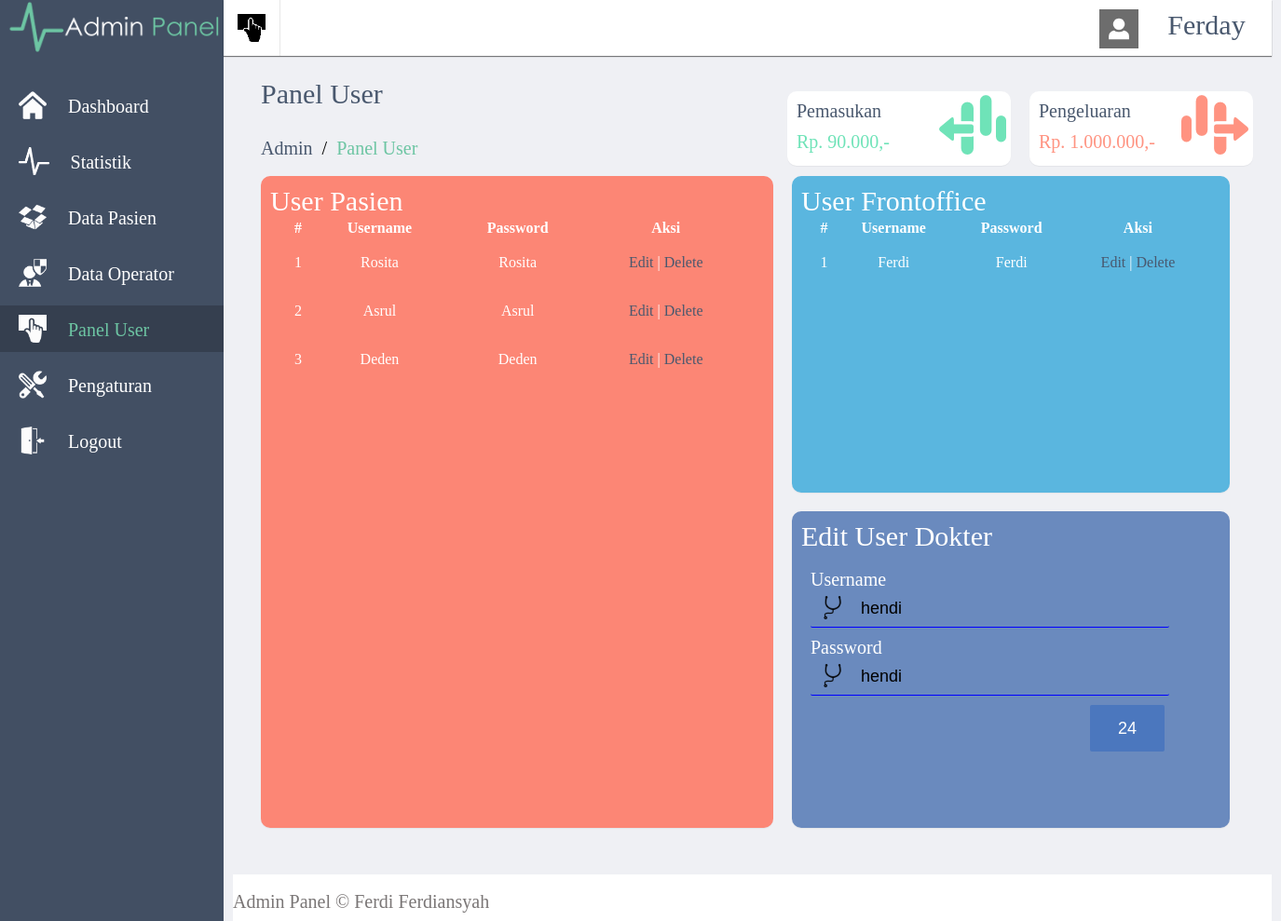
The app's page /p/admin/editpaneldokter.php?idpasien=24 (signed in) with its own data.
### tables this page shows
CREATE TABLE IF NOT EXISTS `user` (
  `no` int(11) NOT NULL AUTO_INCREMENT,
  `userid` varchar(50) NOT NULL,
  `password` varchar(50) NOT NULL,
  `level` varchar(50) NOT NULL,
  PRIMARY KEY (`no`)
);

### p/admin/editpaneldokter.php (the view, shortened to what this page needs)
<?php
$id = (int) $_GET['idpasien'];
$sql = "select * from user where no='$id'";
$result = mysql_query($sql);
$tampil = mysql_fetch_array($result);
?>
<html>
<head>
	<link rel="stylesheet" type="text/css" href="style.css">
</head>
<body>
	<div id='wrapper'>
		<div id='menukiri'>
		<center><img src="img/logo.png" height='60'></center><br>
		<a href="index.php"><div class='menu'>
			<img src="img/house.png" height='30' align='left' style='margin-left:20px;margin-top:10px;'>
			<font class='sk' style='margin-left:20px;margin-top:15px;display:inline-block;'>Dashboard</font>
		</div>
		</a>
		<a href="statistik.php">
		<div class='menu'>
			<img src="img/statistik.png" height='30' align='left' style='margin-left:20px;margin-top:10px;'>
			<font class='sk' style='margin-left:20px;margin-top:15px;display:inline-block;'>Statistik</font>
		</div>
		</a>
		<a href="pasien.php">
		<div class='menu'>
			<img src="img/data.png" height='30' align='left' style='margin-left:20px;margin-top:10px;'>
			<font class='sk' style='margin-left:20px;margin-top:15px;display:inline-block;'>Data Pasien</font>
		</div>
		</a>
		<a href="dataop.php">
		<div class='menu'>
			<img src="img/frontoffice.png" height='30' align='left' style='margin-left:20px;margin-top:10px;'>
			<font class='sk' style='margin-left:20px;margin-top:15px;display:inline-block;'>Data Operator</font>
		</div>
		</a>
		<a href="paneluser.php">
		<div class='menu-active'>
			<img src="img/panel.png" height='30' align='left' style='margin-left:20px;margin-top:10px;'>
			<font class='sk' style='margin-left:20px;margin-top:15px;display:inline-block;'>Panel User</font>
		</div>
		</a>
		<a href="#">
		<div class='menu'>
			<img src="img/setting.png" height='30' align='left' style='margin-left:20px;margin-top:10px;'>
			<font class='sk' style='margin-left:20px;margin-top:15px;display:inline-block;'>Pengaturan</font>
		</div>
		</a>
		<a href="../../login.php?op=out">
		<div class='menu'>
			<img src="img/logout.png" height='30' align='left' style='margin-left:20px;margin-top:10px;'>
			<font class='sk' style='margin-left:20px;margin-top:15px;display:inline-block;'>Logout</font>
		</div>
		</a>
		</div>
		<div id='menuatas'>
		<a href="#">
		<div id='sub-panel'>
		</div>
		</a>
		<a href='#'>
		<div id='user'>
		<img src="img/profil.png" height='70%' align='left' style='margin-top:10px;margin-left:15px;'>
		<font class='k' style='margin-top:10px;display:inline-block;text-transform:capitalize;'><?php echo $_SESSION['userid'];?></font>
		</div>
		</a>
	</div>
		<article>
			<br><br><br>
			<font class='k' style='padding:30px;display:inline-block;color:#49586E;'>Panel User</font><br>
			<font class='sk' style='margin-left:30px;display:inline-block;'><a href='#'>Admin</a>&nbsp;&nbsp;/&nbsp;&nbsp;<font class='sk' style='color:#6DC5A3;'>Panel User</font></font>
			<div id='info'>
				<font class='sk' style='padding:10px;display:inline-block;color:#49586E;'>Pengeluaran</font>
				<img src="img/pengeluaran.png" align='right' style='margin-right:5px;'>
				<font style='font-size:20px;margin-top:-10px;padding:10px;display:inline-block;color:#FF9381;'>Rp. 1.000.000,-</font>
			</div>
			<div id='info'>
				<font class='sk' style='padding:10px;display:inline-block;color:#49586E;'>Pemasukan</font>
				<img src="img/pemasukan.png" align='right' style='margin-right:5px;'>
				<font style='font-size:20px;margin-top:-10px;padding:10px;display:inline-block;color:#6FE3B8;'>Rp. 90.000,-</font>
			</div>
			<br><br>
			<div id='pasien'>
				<font class='k' style='color:white;display:inline-block;margin-top:10px;margin-left:10px;'>User Pasien</font><br>
				<center>
					<table class="tabeluser">
                            <thead>
                            <tr>
                                <th>#</th>
                                <th>Username</th>
                                <th>Password</th>
                                <th>Aksi</th>
                            </tr>
                            </thead>
                            <tbody>
					 <?php
    					$query = mysql_query("select * from user where level='pasien'");
    					$no = 1;
    					while ($data = mysql_fetch_array($query)) {
    				?>
                            <tr>
                                <td><?php echo $no; ?></td>
                                <td><?php echo $data['userid']; ?></td>
                                <td><?php echo $data['password']; ?></td>
                                <td><a href="editpanelpasien.php?idpasien=<?php echo $data['no'];?>">Edit</a> | <a href="deletepanelpasien.php?idpasien=<?php echo $data['no']; ?>">Delete</a></td>
                            </tr>
                            </tbody>
                        <?php
                        $no++;
                         } ?>
                         </table>
                        </center>
			</div>
			<div id='frontoffice'>
				<font class='k' style='color:white;display:inline-block;margin-top:10px;margin-left:10px;'>User Frontoffice</font><br>
				<center>
					<table class="tabeluser">
                            <thead>
                            <tr>
                                <th>#</th>
                                <th>Username</th>
                                <th>Password</th>
                                <th>Aksi</th>
                            </tr>
                            </thead>
                            <tbody>
					 <?php
    					$query = mysql_query("select * from user where level='frontoffice'");
    					$no = 1;
    					while ($data = mysql_fetch_array($query)) {
    				?>
                            <tr>
                                <td><?php echo $no; ?></td>
                                <td><?php echo $data['userid']; ?></td>
                                <td><?php echo $data['password']; ?></td>
                                <td><a href="editpanelfrontoffice.php?idpasien=<?php echo $data['no'];?>">Edit</a> | <a href="delete.php?idpasien=<?php echo $data['no']; ?>">Delete</a></td>
                            </tr>
                            </tbody>
                        <?php
                        $no++;
                         } ?>
                         </table>
                        </center>
			</div>
			<div id='dokter'>
				<font class='k' style='color:white;display:inline-block;margin-top:10px;margin-left:10px;'>Edit User Dokter</font><br>
				<br>
				<form action='' method='post'>
					<font class='sk' style='color:white;display:inline-block;margin-left:20px;'>Username</font><br>
					<input type='text' name='username' id='lainlain' value='<?php echo $tampil['userid']; ?>'><br>
					<font class='sk' style='color:white;display:inline-block;margin-left:20px;'>Password</font><br>
					<input type='text' name='password' id='lainlain' value='<?php echo $tampil['password']; ?>'><br>
					<input type='submit' id='submit' name='id' value="<?php echo $tampil['no']; ?>"><br>
				</form>
			</div>
			<footer>
				<br><font class='sk' style='color:#7A7676;'> Admin Panel &copy; Ferdi Ferdiansyah</font>
			</footer>
		</article>
	</div>
</body>
</html>

### p/admin/style.css (style rules this page uses)
body { margin:0; font-family: 'Century Gothic'; background:#EFF0F4; }
a { text-decoration: none; color: #49586E;; }
#wrapper { width: 100%; height:auto; background:#EFF0F4; }
#menukiri { width: 240px; height: 100%; background: #424F63; float: left; position: fixed; }
.menu { width: 100%; height: 50px; color: white; margin-top: 10px; -o-transition:0.2s; -ms-transition:0.2s; -moz-transition:0.2s; -webkit-transition:0.2s; transition:0.2s; }
.menu-active { width: 100%; height: 50px; background: #353F4F; color:#6DC5A3; margin-top: 10px; -o-transition:0.2s; -ms-transition:0.2s; -moz-transition:0.2s; -webkit-transition:0.2s; transition:0.2s; }
#menuatas { width: 1125px; height: 60px; background: white; position: fixed; margin-left: 240px; box-shadow: 0 1px 1px rgba(0,0,0,.5); }
font { font-family: 'Century Gothic'; }
font.sk { font-size: 20px; }
font.k { font-size: 30px; }
#sub-panel { width:60px; height: 100%; background-image: url(img/panelsub.png); background-size: 30px; background-position:center; background-repeat: no-repeat; float: left; -o-transition:0.2s; -ms-transition:0.2s; -moz-transition:0.2s; -webkit-transition:0.2s; transition:0.2s; border-right: 1px solid #e7e7e7; }
#user { width:200px; height: 100%; float:right; color: #49586E; text-align: center; -o-transition:0.2s; -ms-transition:0.2s; -moz-transition:0.2s; -webkit-transition:0.2s; transition:0.2s; }
article { width: 1115px; margin-left: 250px; }
#info { width:240px; height:80px; background: white; float: right; box-shadow: 0 1px 1px rgba(0,0,0,.05); margin-right: 20px; margin-top: -50px; border-radius: 10px; }
.tabeluser { width: 90%; text-align: center; color: white; }
footer { width: 100%; height: 50px; background: #FFFFFF; margin-top: 50px; display: inline-block; }
#lainlain { width:385px; height:40px; margin-left: 20px; border-width:1px; color:black; font-family: Helvetica, Arial, sans-serif; font-weight:500; font-size: 18px; border-radius: 2px; line-height: 22px; background-color: transparent; padding: 13px 13px 13px 54px; margin-bottom: 10px; -webkit-box-sizing: border-box; -moz-box-sizing: border-box; -ms-box-sizing: border-box; box-sizing: border-box; border-bottom: 1px solid blue; border-top: none; border-left: none; border-right: none; background-image: url(../../img/lainlain.png); background-size: 25px 25px; background-position: 11px 6px; background-repeat: no-repeat; }
#submit { width:80px; height:50px; border-width:1px; color:white; margin-left: 320px; margin-right: 200px; font-family: Helvetica, Arial, sans-serif; font-weight:500; font-size: 18px; border-radius: 2px; line-height: 22px; background-color: #4B77BE; -webkit-box-sizing: border-box; -moz-box-sizing: border-box; -ms-box-sizing: border-box; box-sizing: border-box; border:none; }
table td { height: 50px; }
table { text-transform: capitalize; }
#pasien { width: 550px; background:#FC8675 ; height: 700px; margin-left: 30px; border-radius: 10px; box-shadow: 0 1px 1px rgba(0,0,0,.05); overflow: auto; float: left; }
#frontoffice { width: 470px; background:#5AB6DF; ; height: 340px; margin-left: 20px; display: inline-block; border-radius: 10px; box-shadow: 0 1px 1px rgba(0,0,0,.05); overflow: auto; }
#dokter { width: 470px; background:#6A8ABE; ; height: 340px; margin-left: 20px; display: inline-block; border-radius: 10px; box-shadow: 0 1px 1px rgba(0,0,0,.05); overflow: auto; margin-top: 20px; }

### records on screen
user: userid "Rosita", password "Rosita"
user: userid "Asrul", password "Asrul"
user: userid "Deden", password "Deden"
user: userid "Ferdi", password "Ferdi"
user: username "hendi", password "hendi", id "24"

### other values on screen
$_SESSION['userid'] "Ferday"
